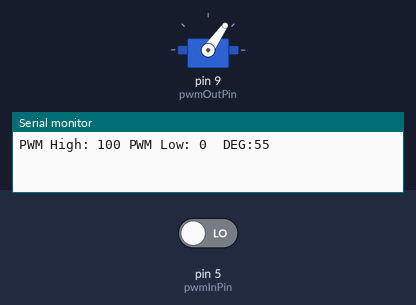
A sketch run on a simulated Arduino Uno, built with avr-gcc and run on an emulated ATmega328P. Parts: servo, the last lines printed to the serial monitor. Inputs (shaded band) come from the test bench; at power-on: pin 5 (pwmInPin) LOW.

Above: at 0.15 s.
At 19.99 s:
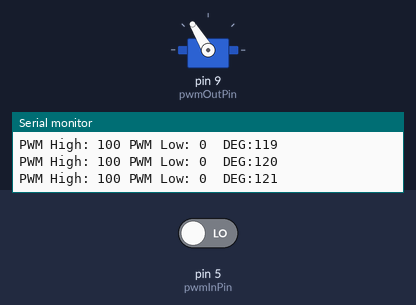
At 29.92 s:
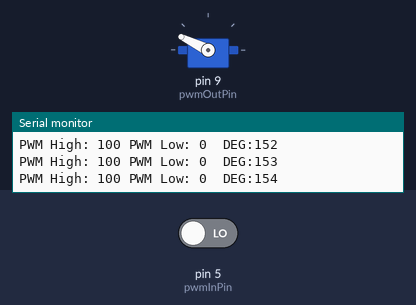
At 39.84 s:
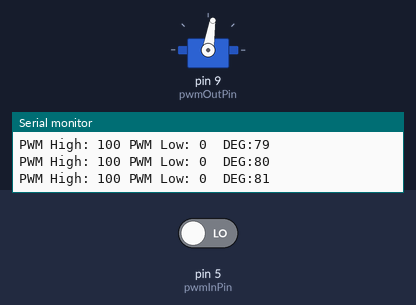
Timing chart, 0 to 40.0 s (numbered marks = the images above):
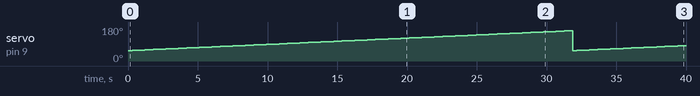

Measured:
- by itself, servo on pin 9 (pwmOutPin): 55° → 56° at 0.30 s, → 57° 0.30 s later, → 58° 0.30 s later, → 59° 0.30 s later, … (133 changes in this stretch)

The sketch:

esc_testing.ino
```cpp
// #include <Servo.h>
//
// constexpr int JOY_X = A4;
// constexpr int JOY_Y = A5;
//
// constexpr int JOY_MID_X = 514;
// constexpr int JOY_MID_Y = 519;
// constexpr int JOY_BUFFER = 100;
//
// constexpr int SIGNAL_PIN = 9;
// constexpr int INPUT_SIGNAL_PIN = A3;
// constexpr int MAX_SIGNAL = 180;
// constexpr int SIGNAL_DELTA = 5;
//
// int last_joy_x = 0;
// int last_joy_y = 0;
// int sig = 65;
// Servo myservo;
//
// void setup() {
//   myservo.attach(SIGNAL_PIN);
// 	Serial.begin(115200);
//   pinMode(JOY_X, INPUT);
//   pinMode(JOY_Y, INPUT);
//   pinMode(SIGNAL_PIN, OUTPUT);
// }
//
//
// // TODO: find out how to read PWM signal like servo.write sends
// void loop() {
//   int joy_x = analogRead(JOY_X);
//   int joy_y = analogRead(JOY_Y);
//   if (joy_x > JOY_MID_X + JOY_BUFFER && last_joy_x < JOY_MID_X + JOY_BUFFER) {
//     sig = (sig + SIGNAL_DELTA) % MAX_SIGNAL;
//   }
//   if (joy_y > JOY_MID_Y + JOY_BUFFER && last_joy_y < JOY_MID_Y + JOY_BUFFER) {
//     sig = (sig + 1) % MAX_SIGNAL;
//   }
//   if (joy_x < JOY_MID_X - JOY_BUFFER && last_joy_x > JOY_MID_X - JOY_BUFFER) {
//     sig -= SIGNAL_DELTA;
//     if (sig < 0) {
//       sig = MAX_SIGNAL;
//     }
//   }
//   if (joy_y < JOY_MID_Y - JOY_BUFFER && last_joy_y > JOY_MID_Y - JOY_BUFFER) {
//     sig -= 1;
//     if (sig < 0) {
//       sig = MAX_SIGNAL;
//     }
//   }
//
//   Serial.print("Joy_x: ");
//   Serial.print(joy_x);
//   Serial.print("\tJoy_y: ");
//   Serial.print(joy_y);
//   Serial.print("\tSignal: ");
//   Serial.print(sig);
//   Serial.print("\tInput signal: ");
//   Serial.println(analogRead(INPUT_SIGNAL_PIN));
//
//   myservo.write(sig);
//   // analogWrite(SIGNAL_PIN, sig);
//
//   last_joy_x = joy_x;
//   last_joy_y = joy_y;
//   // delay(10);
// }

#include <Servo.h>

constexpr int JOY_X = A4;
constexpr int JOY_Y = A5;

constexpr int JOY_MID_X = 514;
constexpr int JOY_MID_Y = 519;
constexpr int JOY_BUFFER = 100;

constexpr int MAX_SIGNAL = 180;
constexpr int SIGNAL_DELTA = 5;

constexpr byte pwmInPin = 5;
constexpr byte pwmOutPin = 9;
Servo pwmOut;

int last_joy_x = 0;
int last_joy_y = 0;
int sig = 65;

void setup() {
  Serial.begin(115200);
  pwmOut.attach(pwmOutPin);
  pinMode(pwmInPin, INPUT);
}

typedef struct PWMTimes {
  byte hightime;
  byte lowtime;
} PWMTimes;
PWMTimes GetPWM(byte pin);

constexpr int start_deg = 55;

void loop() {
  static int deg = start_deg;
  pwmOut.write(deg);
  PWMTimes PWM = GetPWM(pwmInPin);
  Serial.print("PWM High: ");
  Serial.print(PWM.hightime);
  Serial.print(" PWM Low: ");
  Serial.print(PWM.lowtime);
  Serial.print("\tDEG:");
  Serial.println(deg);
  delay(200);
  deg++;
  if (deg>160) {
    deg = start_deg;
  }
}

PWMTimes GetPWM(byte pin) {
  unsigned long highTime = pulseIn(pin, HIGH, 50000UL);  // 50 millisecond timeout
  unsigned long lowTime = pulseIn(pin, LOW, 50000UL);  // 50 millisecond timeout

  // pulseIn() returns zero on timeout
  if (highTime == 0 || lowTime == 0)
    return {.hightime=100, .lowtime=0};
    //return digitalRead(pin) ? 100 : 0;  // HIGH == 100%,  LOW = 0%

  return {.hightime=highTime, .lowtime=lowTime};
  // return (100 * highTime) / (highTime + lowTime);  // highTime as percentage of total cycle time
}
```
